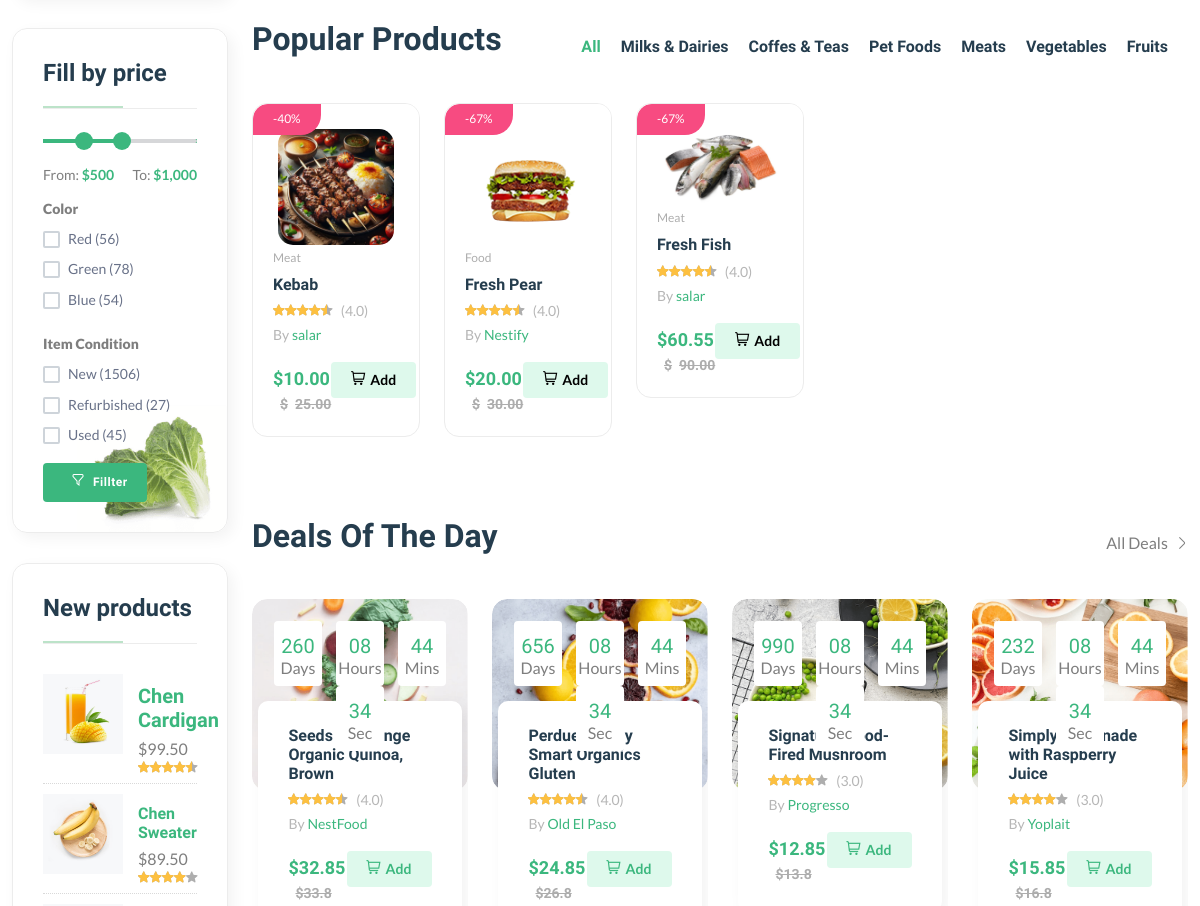
Before: / (middle part) with the older database file.
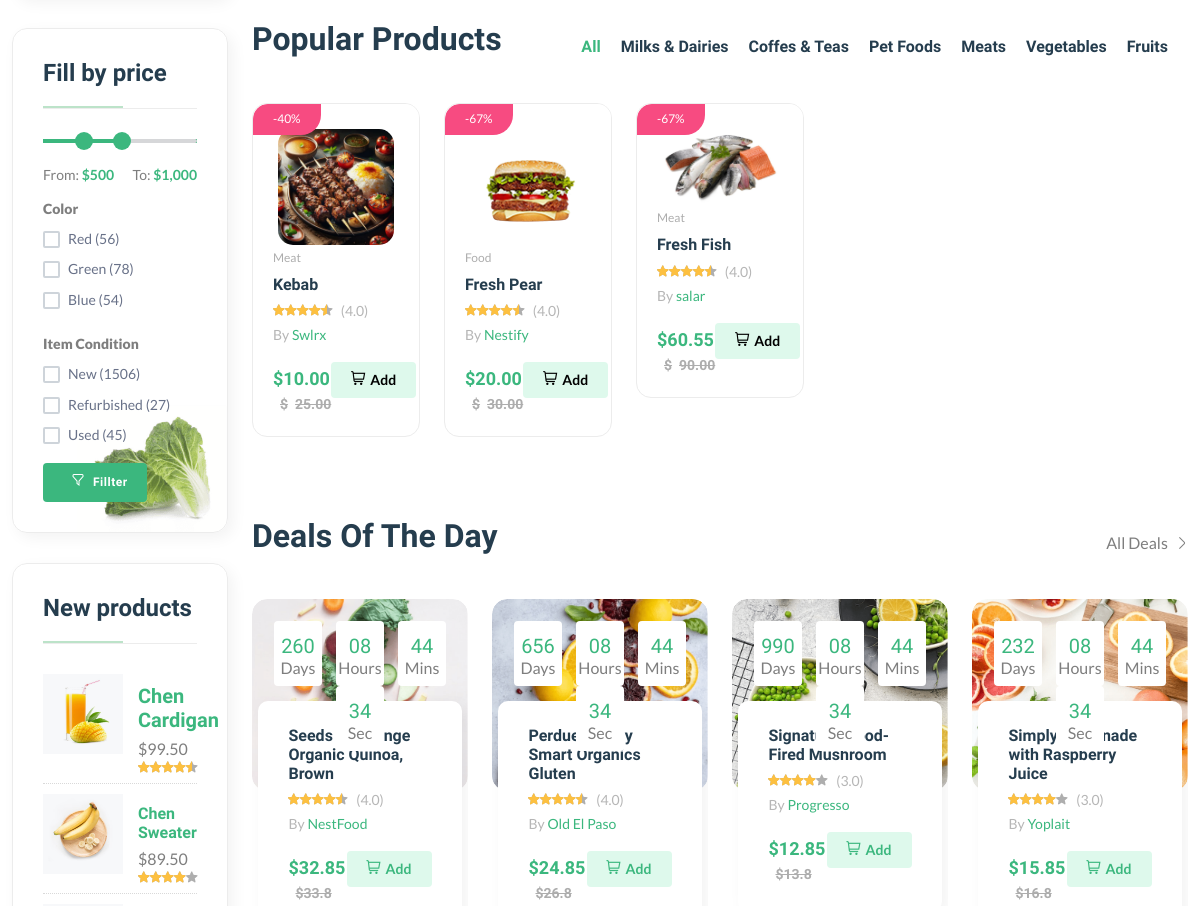
After: the same page with the newer database file.
### core/models.py (models this page shows, shortened)
class Product(models.Model):
    pid = ShortUUIDField(unique=True, length=10, max_length=20, alphabet="abcdefgh12345")
    user = models.ForeignKey(User, on_delete=models.SET_NULL, null=True)
    category = models.ForeignKey(Category, on_delete=models.SET_NULL, null=True, related_name="category")
    title = models.CharField(max_length=100, default="Fresh Pear")
    image = models.ImageField(upload_to=user_dir_path, default="product.jpg")
    description = RichTextUploadingField(null=True, blank=True, default="This is the product")
    price = models.DecimalField(max_digits=99999999999, decimal_places=2, default="1.99")
    old_price = models.DecimalField(max_digits=99999999999, decimal_places=2, default="2.99")
    specifications = RichTextUploadingField(null=True, blank=True)
    type = models.CharField(max_length=100, default="Organic", null=True, blank=True)
    stock_count = models.CharField(max_length=100, default="10", null=True, blank=True)
    life = models.CharField(max_length=100, default="100 Days", null=True, blank=True)
    mfd = models.DateTimeField(auto_now_add=False, null=True, blank=True)
    tags = TaggableManager(blank=True)
    product_status = models.CharField(choices=STATUS, max_length=10, default="in_review")
    vendor = models.ForeignKey(Vendor, on_delete=models.SET_NULL, null=True, related_name="product")
    status = models.BooleanField(default=True)
    in_stock = models.BooleanField(default=True)
    featured = models.BooleanField(default=False)
    digital = models.BooleanField(default=False)
    sku = ShortUUIDField(unique=True, length=4, max_length=10, prefix="sku", alphabet="abcdefgh12345")
    date = models.DateTimeField(auto_now_add=True)
    updated = models.DateTimeField(null=True, blank=True)
    class Meta:
        verbose_name = "Product"
        verbose_name_plural = "Products"
    def get_precentage(self):
        new_price = (self.price / self.old_price) * 100
        return new_price

class Vendor(models.Model):
    vid = ShortUUIDField(unique=True, length=10, max_length=20, prefix="ven", alphabet="abcdefgh12345")
    title = models.CharField(max_length=100, default="Nestify")
    image = models.ImageField(upload_to=user_dir_path, default="vendor.jpg")
    cover_image = models.ImageField(upload_to=user_dir_path, default="vendor.jpg")
    description = RichTextUploadingField(null=True, blank=True, default="This is the vendor")
    address = models.CharField(max_length=100, default="123 Main Street")
    contact = models.CharField(max_length=100, default="+123 (456) 789")
    chat_resp_time = models.CharField(max_length=100, default="100")
    shipping_on_time = models.CharField(max_length=100, default="100")
    authentic_rating = models.CharField(max_length=100, default="100")
    days_return = models.CharField(max_length=100, default="100")
    warranty_period = models.CharField(max_length=100, default="100")
    user = models.ForeignKey(User, on_delete=models.SET_NULL, null=True)
    date = models.DateTimeField(auto_now_add=True, null=True, blank=True)
    class Meta:
        verbose_name = "Vendor"
        verbose_name_plural = "Vendors"

class Category(models.Model):
    cid = ShortUUIDField(unique=True, length=10, max_length=20, prefix="cat", alphabet="abcdefgh12345")
    title = models.CharField(max_length=100, default="Food")
    image = models.ImageField(upload_to="category", default="category.jpg")
    class Meta:
        verbose_name = "Category"
        verbose_name_plural = "Categories"

### core/views.py (the view)
# urls.py: path("", views.index, name="index"),
def index(request):
    products = Product.objects.filter(product_status="published", featured=True)
    context = {'products': products}
    return render(request, 'main/core/index.html', context)

### core/context_processor.py (called while the page is built)
def default(request):
    categories = Category.objects.all()
    vendors = Vendor.objects.all()
    min_max_price = Product.objects.aggregate(Min('price'), Max('price'))
    try:
        wishlist = Wishlist.objects.filter(user=request.user)
    except:
        messages.warning(request, "You need to login before accessing wishlist")
        wishlist = 0
    try:
        address = Address.objects.get(user=request.user)
    except:
        address = None
    return {
        'categories': categories,
        'vendors': vendors,
        'address': address,
        'min_max_price': min_max_price,
        'wishlist': wishlist,
    }

### templates/main/core/index.html (shortened to what the changed rows need)
{% extends 'main/components/_layout.html' %}
{% load static %}
{% block content %}
    <main class="main">
        <div class="container mb-30">
            <div class="row flex-row-reverse">
                <div class="col-lg-4-5">
                    <section class="product-tabs section-padding position-relative">
                        <div class="tab-content" id="myTabContent">
                            <div class="tab-pane fade show active" id="tab-one" role="tabpanel"
                                 aria-labelledby="tab-one">
                                <div class="row product-grid-4">
                                    {% for product in products %}
                                        <div class="col-lg-1-5 col-md-4 col-12 col-sm-6">
                                            <div class="product-cart-wrap mb-30">
                                                <div class="product-img-action-wrap">
                                                    <div class="product-img product-img-zoom">
                                                        <a href="{% url "core:product-detail" product.pid %}">
                                                            <img class="default-img"
                                                                 src="{{ product.image.url }}"
                                                                 alt=""/>
                                                        </a>
                                                    </div>
                                                    <div class="product-badges product-badges-position product-badges-mrg">
                                                        <span class="hot">-{{ product.get_precentage|floatformat:0 }}%</span>
                                                    </div>
                                                </div>
                                                <div class="product-content-wrap">
                                                    <div class="product-category">
                                                        <a href="shop-grid-right.html">{{ product.category.title }}</a>
                                                    </div>
                                                    <h2>
                                                        <a href="{% url "core:product-detail" product.pid %}">{{ product.title }}</a>
                                                    </h2>
                                                    <div class="product-rate-cover">
                                                        <div class="product-rate d-inline-block">
                                                            <div class="product-rating" style="width: 90%"></div>
                                                        </div>
                                                        <span class="font-small ml-5 text-muted"> (4.0)</span>
                                                    </div>
                                                    <div>
                                                    <span class="font-small text-muted">By <a
                                                            href="vendor-details-1.html">{{ product.vendor.title }}</a></span>
                                                    </div>
                                                    <div class="product-card-bottom">
                                                        <div class="product-price">
                                                            <span>$</span><span
                                                                class="current-product-price-{{ product.id }}">{{ product.price }}</span>
                                                            <span class="old-price">$</span><span
                                                                class="old-price">{{ product.old_price }}</span>
                                                        </div>
                                                        <div class="add-cart">
                                                            <div class="d-flex">
                                                                <button class="add add-to-cart-btn"
                                                                        data-index="{{ product.id }}"
                                                                        style="border: none;" id="add-to-cart-btn"><i
                                                                        class="fi-rs-shopping-cart mr-5"></i>Add
                                                                </button>
                                                                <button style="border: none; background: none"
                                                                        class="add-to-wishlist"
                                                                        data-product-item="{{ product.id }}">
                                                                </button>
                                                            </div>
                                                        </div>
                                                    </div>
                                                </div>
                                            </div>
                                        </div>
                                    {% endfor %}
                                </div>
                            </div>
                        </div>
                    </section>
                    <section class="section-padding pb-5">
                        <div class="row">
                            <div class="col-xl-3 col-lg-4 col-md-6">
                                <div class="product-cart-wrap style-2">
                                    <div class="product-content-wrap">
                                        <div class="deals-content">
                                            <h2><a href="shop-product-right.html">Seeds of Change Organic Quinoa,
                                                Brown</a></h2>
                                        </div>
                                    </div>
                                </div>
                            </div>
                            <div class="col-xl-3 col-lg-4 col-md-6">
                                <div class="product-cart-wrap style-2">
                                    <div class="product-content-wrap">
                                        <div class="deals-content">
                                            <h2><a href="shop-product-right.html">Perdue Simply Smart Organics
                                                Gluten</a></h2>
                                        </div>
                                    </div>
                                </div>
                            </div>
                            <div class="col-xl-3 col-lg-4 col-md-6 d-none d-lg-block">
                                <div class="product-cart-wrap style-2">
                                    <div class="product-content-wrap">
                                        <div class="deals-content">
                                            <h2><a href="shop-product-right.html">Signature Wood-Fired Mushroom</a></h2>
                                        </div>
                                    </div>
                                </div>
                            </div>
                            <div class="col-xl-3 col-lg-4 col-md-6 d-none d-xl-block">
                                <div class="product-cart-wrap style-2">
                                    <div class="product-content-wrap">
                                        <div class="deals-content">
                                            <h2><a href="shop-product-right.html">Simply Lemonade with Raspberry
                                                Juice</a></h2>
                                        </div>
                                    </div>
                                </div>
                            </div>
                        </div>
                    </section>
                </div>
            </div>
        </div>
    </main>
{% endblock %}

Changed rows visible on the page:
changed Product "Kebab": vendor "salar" → "Swlrx"
